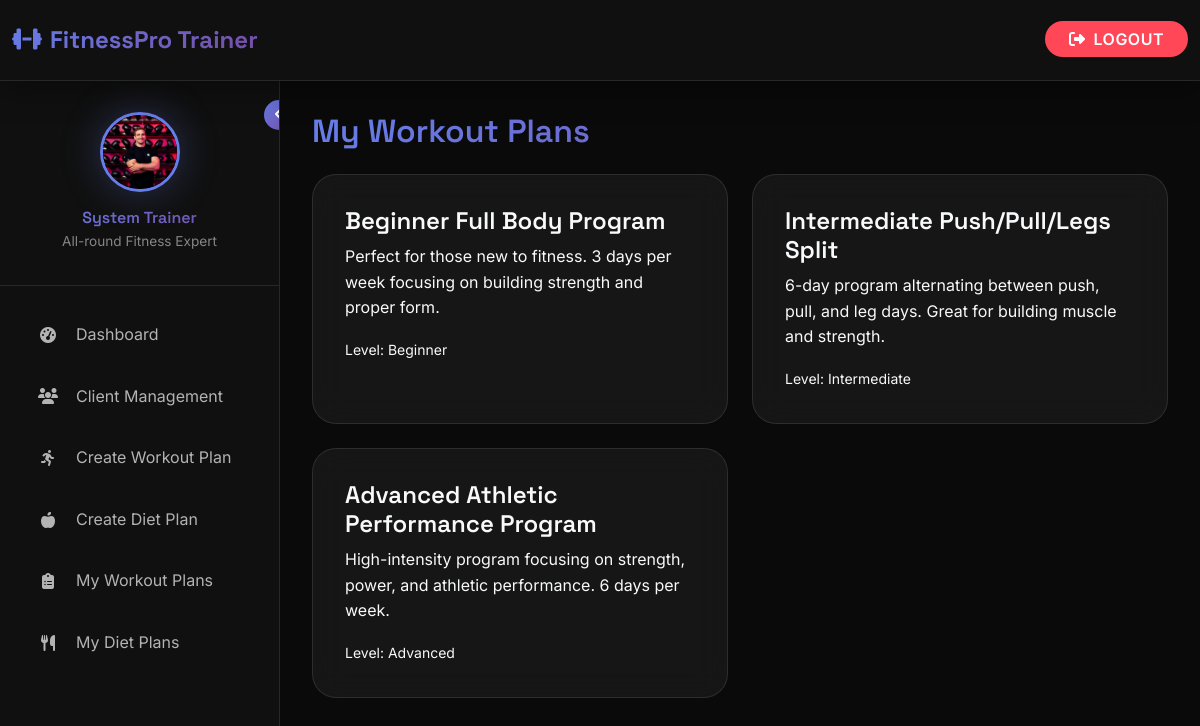
Page /trainer/my_workout_plans (signed in) on the committed database.
### gym_management/gym_app/models.py (models this page shows, shortened)
class Trainer(models.Model):
    first_name = models.CharField(max_length=50)
    last_name = models.CharField(max_length=50)
    email = models.CharField(max_length=50, null=True, blank=True)
    phone_number = models.CharField(max_length=20)
    username = models.CharField(max_length=150, unique=True)
    password = models.CharField(max_length=100)
    specialization = models.CharField(max_length=200, null=True, blank=True)
    image = models.ImageField(upload_to="trainers/", default="trainers/default.png", null=True, blank=True)
    created_at = models.DateTimeField(auto_now_add=True)

class WorkoutPlan(models.Model):
    trainer = models.ForeignKey(Trainer, on_delete=models.CASCADE, related_name='workout_plans')
    name = models.CharField(max_length=200)
    description = models.TextField()
    difficulty_level = models.CharField(max_length=50, choices=[
        ('beginner', 'Beginner'),
        ('intermediate', 'Intermediate'),
        ('advanced', 'Advanced')
    ])
    created_at = models.DateTimeField(auto_now_add=True)
    is_default = models.BooleanField(default=False)

### gym_management/gym_app/views.py (the view)
# urls.py: path('trainer/my_workout_plans', views.trainer_workout_plans, name='trainer_workout_plans'),
def trainer_workout_plans(request):
    if 'trainer_id' not in request.session:
        return redirect('/trainer_login')
    trainer = Trainer.objects.get(id=request.session['trainer_id'])
    plans = WorkoutPlan.objects.filter(trainer=trainer)
    return render(request, 'trainer/my_workout_plans.html', {'trainer': trainer, 'workout_plans': plans})

### gym_management/gym_app/context_processors.py (called while the page is built)
def logged_in_user(request):
    user = None
    trainer = None
    if request.session.get('user_id'):
        try:
            user = Gym_user.objects.get(id=request.session['user_id'])
        except Gym_user.DoesNotExist:
            user = None
    elif request.session.get('trainer_id'):
        try:
            trainer = Trainer.objects.get(id=request.session['trainer_id'])
        except Trainer.DoesNotExist:
            trainer = None
    return {'logged_in_user': user, 'logged_in_trainer': trainer}

def gym_info_context(request):
    gym_info = GymInfo.objects.first()
    return {
        'gym_info': gym_info
    }

### gym_management/gym_app/templates/trainer/my_workout_plans.html (shortened to what this page needs)
{% extends 'base_trainer.html' %}
{% block content %}
<h2 class="gradient-text mb-4">My Workout Plans</h2>
<div class="row g-4">
  {% for plan in workout_plans %}
  <div class="col-md-6">
    <a href="{% url 'workout_plan_detail' plan.id %}" class="dashboard-card d-block text-decoration-none text-light">
      <h4>{{ plan.name }}</h4>
      <p>{{ plan.description }}</p>
      <small>Level: {{ plan.difficulty_level|title }}</small>
    </a>
  </div>
  {% empty %}
  <p>No workout plans created yet.</p>
  {% endfor %}
</div>
{% endblock %}

### gym_management/gym_app/templates/base_trainer.html (shortened to what this page needs)
{% load static %}
<!DOCTYPE html>
<html lang="en">
<head>
    <link href="https://cdn.jsdelivr.net/npm/bootstrap@5.3.2/dist/css/bootstrap.min.css" rel="stylesheet">
    <link rel="stylesheet" href="https://cdnjs.cloudflare.com/ajax/libs/font-awesome/6.5.0/css/all.min.css">
    <link href="https://unpkg.com/aos@2.3.1/dist/aos.css" rel="stylesheet">
</head>
<body>
    <div class="admin-wrapper">
        <nav class="navbar navbar-expand-lg admin-navbar">
            <div class="container-fluid">
                <a class="navbar-brand" href="{% url 'trainer_dashboard' %}">
                    <i class="fas fa-dumbbell me-2"></i>FitnessPro Trainer
                </a>
                <div class="ms-auto">
                    <a href="{% url 'logout' %}" class="logout-btn">
                        <i class="fas fa-sign-out-alt me-2"></i>Logout
                    </a>
                </div>
            </div>
        </nav>
        <aside class="admin-sidebar" id="adminSidebar">
            <button class="sidebar-toggle d-none d-lg-block" onclick="toggleSidebar()">
                <i class="fas fa-angle-left" id="toggleIcon"></i>
            </button>
            <div class="admin-user-info">
                <div class="admin-user-avatar-container" id="trainer-avatar-container">
                    {% if trainer.image %}
                        <img src="{{ trainer.image.url }}" class="admin-user-avatar" id="trainer-profile-avatar" alt="Trainer Avatar">
                    {% else %}
                        <img src="{% static 'images/find_user.png' %}" class="admin-user-avatar" id="trainer-profile-avatar" alt="Trainer Avatar">
                    {% endif %}
                </div>
                <div class="trainer-details">
                    <h6 class="gradient-text">{{ trainer.first_name }} {{ trainer.last_name }}</h6>
                    <small   style = "color : var(--text-muted)"  >{{ trainer.specialization|default:"Fitness Trainer" }}</small>
                </div>
            </div>
            <nav class="admin-nav">
                <div class="admin-nav-item">
                    <a href="{% url 'trainer_dashboard' %}" class="admin-nav-link {% if request.path == '/trainer/dashboard' %}active{% endif %}">
                        <i class="fas fa-tachometer-alt"></i>
                        <span>Dashboard</span>
                    </a>
                </div>
                <div class="admin-nav-item">
                    <a href="{% url 'trainer_clients' %}" class="admin-nav-link {% if request.path == '/trainer/clients' %}active{% endif %}">
                        <i class="fas fa-users"></i>
                        <span>Client Management</span>
                    </a>
                </div>
                <div class="admin-nav-item">
                    <a href="{% url 'create_workout_plan_page' %}" class="admin-nav-link {% if request.path == '/trainer/create-workout-plan' %}active{% endif %}">
                        <i class="fas fa-running"></i>
                        <span>Create Workout Plan</span>
                    </a>
                </div>
                <div class="admin-nav-item">
                    <a href="{% url 'create_diet_plan_page' %}" class="admin-nav-link {% if request.path == '/trainer/create-diet-plan' %}active{% endif %}">
                        <i class="fas fa-apple-alt"></i>
                        <span>Create Diet Plan</span>
                    </a>
                </div>
                <div class="admin-nav-item">
                    <a href="{% url 'trainer_workout_plans' %}" class="admin-nav-link {% if request.path == '/trainer/workout-plans' %}active{% endif %}">
                        <i class="fas fa-clipboard-list"></i>
                        <span>My Workout Plans</span>
                    </a>
                </div>
                <div class="admin-nav-item">
                    <a href="{% url 'trainer_diet_plans' %}" class="admin-nav-link {% if request.path == '/trainer/diet-plans' %}active{% endif %}">
                        <i class="fas fa-utensils"></i>
                        <span>My Diet Plans</span>
                    </a>
                </div>
            </nav>
        </aside>
        <main class="admin-content" id="adminContent">
            {% block content %}{% endblock %}
        </main>
    </div>
</body>
</html>

### rows in the picture
Trainer: image (picture), first_name "System", last_name "Trainer", specialization "All-round Fitness Expert"
WorkoutPlan: name "Beginner Full Body Program", description "Perfect for those new to fitness. 3 days per week focusing on building strength and proper form.", difficulty_level "Beginner"
WorkoutPlan: name "Intermediate Push/Pull/Legs Split", description "6-day program alternating between push, pull, and leg days. Great for building muscle and strength.", difficulty_level "Intermediate"
WorkoutPlan: name "Advanced Athletic Performance Program", description "High-intensity program focusing on strength, power, and athletic performance. 6 days per week.", difficulty_level "Advanced"
